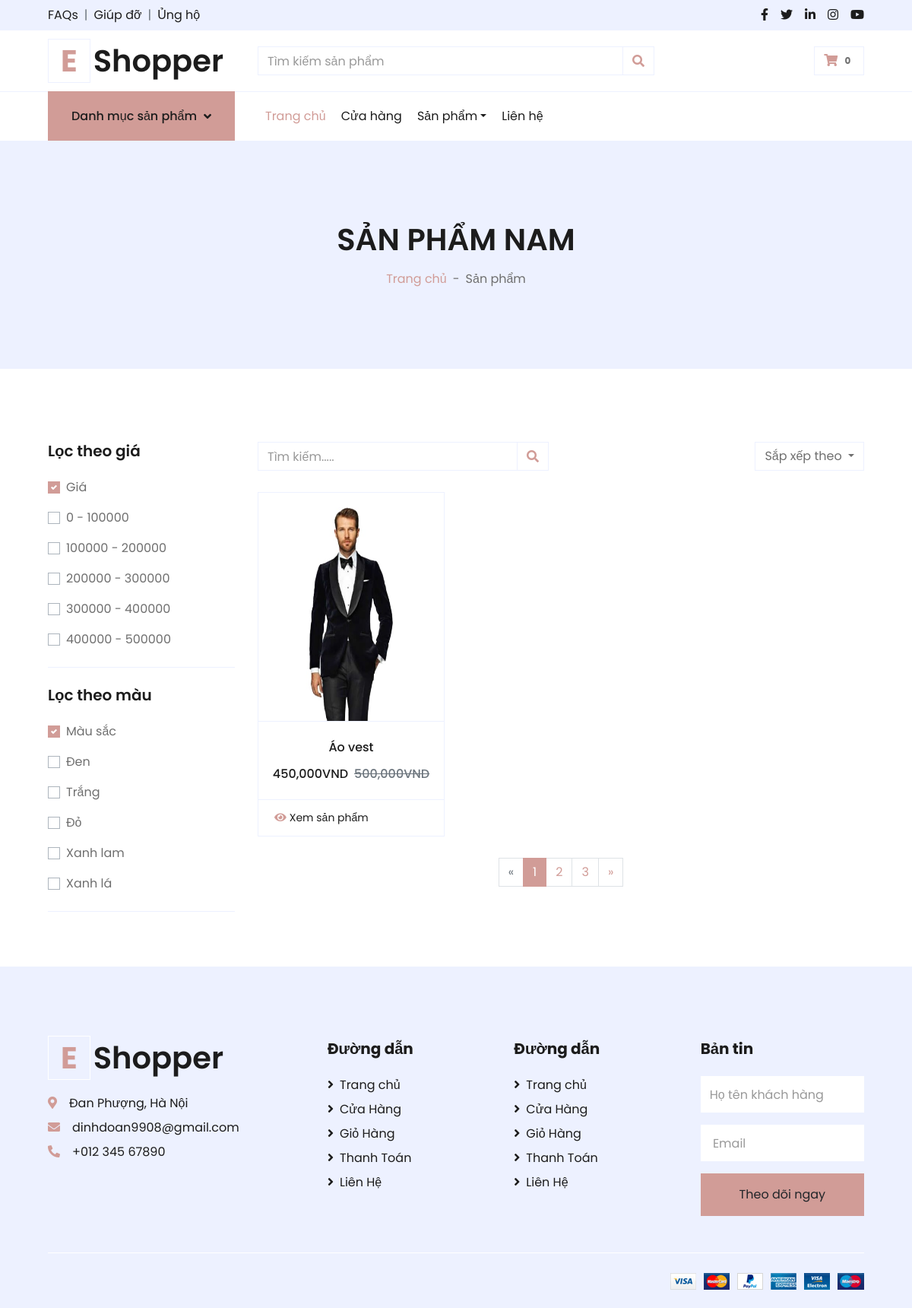
The app's page /eshopper-1.0.0/shopnam.php with its own data.
### tables this page shows
CREATE TABLE `tb_sanpham` (
  `ma_sp` int(11) NOT NULL,
  `ten_sp` varchar(50) NOT NULL,
  `danhmuc` varchar(50) NOT NULL,
  `gioitinh` varchar(50) NOT NULL,
  `mausac` varchar(50) NOT NULL,
  `giaban` varchar(50) NOT NULL,
  `giasale` varchar(50) NOT NULL,
  `mota` mediumtext NOT NULL,
  `img` varchar(250) NOT NULL
);

### eshopper-1.0.0/shopnam.php (the view, shortened to what this page needs)
<?php
  include('../connect/connect.php');
?>
<!DOCTYPE html>
<html lang="en">
<head>
    <link href="https://cdnjs.cloudflare.com/ajax/libs/font-awesome/5.10.0/css/all.min.css" rel="stylesheet">
    <link href="lib/owlcarousel/assets/owl.carousel.min.css" rel="stylesheet">
    <link href="css/style.css" rel="stylesheet">
</head>
<body>
    <div class="container-fluid">
        <div class="row bg-secondary py-2 px-xl-5">
            <div class="col-lg-6 d-none d-lg-block">
                <div class="d-inline-flex align-items-center">
                    <a class="text-dark" href="">FAQs</a>
                    <span class="text-muted px-2">|</span>
                    <a class="text-dark" href="">Giúp đỡ</a>
                    <span class="text-muted px-2">|</span>
                    <a class="text-dark" href="">Ủng hộ</a>
                </div>
            </div>
            <div class="col-lg-6 text-center text-lg-right">
                <div class="d-inline-flex align-items-center">
                    <a class="text-dark px-2" href="">
                        <i class="fab fa-facebook-f"></i>
                    </a>
                    <a class="text-dark px-2" href="">
                        <i class="fab fa-twitter"></i>
                    </a>
                    <a class="text-dark px-2" href="">
                        <i class="fab fa-linkedin-in"></i>
                    </a>
                    <a class="text-dark px-2" href="">
                        <i class="fab fa-instagram"></i>
                    </a>
                    <a class="text-dark pl-2" href="">
                        <i class="fab fa-youtube"></i>
                    </a>
                </div>
            </div>
        </div>
        <div class="row align-items-center py-3 px-xl-5">
            <div class="col-lg-3 d-none d-lg-block">
                <a href="" class="text-decoration-none">
                    <h1 class="m-0 display-5 font-weight-semi-bold"><span class="text-primary font-weight-bold border px-3 mr-1">E</span>Shopper</h1>
                </a>
            </div>
            <div class="col-lg-6 col-6 text-left">
                <form action="">
                    <div class="input-group">
                        <input type="text" class="form-control" placeholder="Tìm kiếm sản phẩm">
                        <div class="input-group-append">
                            <span class="input-group-text bg-transparent text-primary">
                                <i class="fa fa-search"></i>
                            </span>
                        </div>
                    </div>
                </form>
            </div>
            <div class="col-lg-3 col-6 text-right">
                <a href="" class="btn border">
                    <i class="fas fa-shopping-cart text-primary"></i>
                    <span class="badge">0</span>
                </a>
            </div>
        </div>
    </div>
    <?php
    include('../connect/navbar.php')
    ?>
    <div class="container-fluid bg-secondary mb-5">
        <div class="d-flex flex-column align-items-center justify-content-center" style="min-height: 300px">
            <h1 class="font-weight-semi-bold text-uppercase mb-3">Sản phẩm nam </h1>
            <div class="d-inline-flex">
                <p class="m-0"><a href="">Trang chủ</a></p>
                <p class="m-0 px-2">-</p>
                <p class="m-0">Sản phẩm </p>
            </div>
        </div>
    </div>
    <div class="container-fluid pt-5">
        <div class="row px-xl-5">
            <div class="col-lg-3 col-md-12">
                <div class="border-bottom mb-4 pb-4">
                    <h5 class="font-weight-semi-bold mb-4">
                        Lọc theo giá</h5>
                    <form>
                        <div class="custom-control custom-checkbox d-flex align-items-center justify-content-between mb-3">
                            <label class="custom-control-label" for="price-all">Giá</label>
                        </div>
                        <div class="custom-control custom-checkbox d-flex align-items-center justify-content-between mb-3">
                            <label class="custom-control-label" for="price-1">0 - 100000</label>
                        </div>
                        <div class="custom-control custom-checkbox d-flex align-items-center justify-content-between mb-3">
                            <label class="custom-control-label" for="price-2">100000 - 200000</label>
                        </div>
                        <div class="custom-control custom-checkbox d-flex align-items-center justify-content-between mb-3">
                            <label class="custom-control-label" for="price-3">200000 - 300000</label>
                        </div>
                        <div class="custom-control custom-checkbox d-flex align-items-center justify-content-between mb-3">
                            <label class="custom-control-label" for="price-4">300000 - 400000</label>
                        </div>
                        <div class="custom-control custom-checkbox d-flex align-items-center justify-content-between">
                            <label class="custom-control-label" for="price-5">400000 - 500000</label>
                        </div>
                    </form>
                </div>
                <div class="border-bottom mb-4 pb-4">
                    <h5 class="font-weight-semi-bold mb-4">Lọc theo màu</h5>
                    <form>
                        <div class="custom-control custom-checkbox d-flex align-items-center justify-content-between mb-3">
                            <label class="custom-control-label" for="price-all">Màu sắc</label>
                        </div>
                        <div class="custom-control custom-checkbox d-flex align-items-center justify-content-between mb-3">
                            <label class="custom-control-label" for="color-1">Đen</label>
                        </div>
                        <div class="custom-control custom-checkbox d-flex align-items-center justify-content-between mb-3">
                            <label class="custom-control-label" for="color-2">Trắng</label>
                        </div>
                        <div class="custom-control custom-checkbox d-flex align-items-center justify-content-between mb-3">
                            <label class="custom-control-label" for="color-3">Đỏ</label>
                        </div>
                        <div class="custom-control custom-checkbox d-flex align-items-center justify-content-between mb-3">
                            <label class="custom-control-label" for="color-4">Xanh lam</label>
                        </div>
                        <div class="custom-control custom-checkbox d-flex align-items-center justify-content-between">
                            <label class="custom-control-label" for="color-5">Xanh lá</label>
                        </div>
                    </form>
                </div>
            </div>
            <div class="col-lg-9 col-md-12">
                <div class="row pb-3">
                    <div class="col-12 pb-1">
                        <div class="d-flex align-items-center justify-content-between mb-4">
                            <form action="">
                                <div class="input-group">
                                    <input type="text" class="form-control" placeholder="Tìm kiếm.....">
                                    <div class="input-group-append">
                                        <span class="input-group-text bg-transparent text-primary">
                                            <i class="fa fa-search"></i>
                                        </span>
                                    </div>
                                </div>
                            </form>
                            <div class="dropdown ml-4">
                                <button class="btn border dropdown-toggle" type="button" id="triggerId" data-toggle="dropdown" aria-haspopup="true"
                                        aria-expanded="false">
Sắp xếp theo
                                        </button>
                            </div>
                        </div>
                    </div>
                    <?php
                    $sql = "SELECT * FROM tb_sanpham Where gioitinh='nam'   ";
                    $rel = mysqli_query($conn,$sql);
                    $count = mysqli_num_rows($rel);
                    if($count>0){
                        while($rows = mysqli_fetch_assoc($rel)){
                            $ten_sp = $rows['ten_sp'];
                            $ma_sp = $rows['ma_sp'];
                            $img  = $rows['img'];
                            $giaban = $rows['giaban'];
                            $giasale = $rows['giasale'];
                            ?>
                            <div class="col-lg-4 col-md-6 col-sm-12 pb-1">
                            <div class="card product-item border-0 mb-4">
                            <div class="card-header product-img position-relative overflow-hidden bg-transparent border p-0">
                            <?php
                                                  if($img =="")
                                                  {
                                                      echo " ";
                                                  }
                                                  else{
                                                      ?>
                                                       <img style="height: 300px;" class="img-fluid w-100" src="<?php echo SITE;?>IMG/<?php echo $img;?> ">
                                                      <?php
                                                  }
                                                ?>
                            </div>
                            <div class="card-body border-left border-right text-center p-0 pt-4 pb-3">
                                <h6 class="text-truncate mb-3"><?php echo $ten_sp;?></h6>
                                <div class="d-flex justify-content-center">
                                <h6><?php echo number_format(floatval($giasale), 0, ".", ",");?>VND</h6><h6 class="text-muted ml-2"><del><?php echo number_format(floatval($giaban), 0, ".", ",");?>VND</del></h6>
                                </div>
                            </div>
                            <div class="card-footer d-flex justify-content-between bg-light border">
                            <a href="<?php SITE;?>detail.php?ma_sp=<?php echo $ma_sp;?>" class="btn btn-sm text-dark p-0"><i class="fas fa-eye text-primary mr-1"></i>Xem sản phẩm</a>
                            </div>
                        </div>
                            </div>
                            <?php
                        }
                    }
                    ?>
                    <div class="col-12 pb-1">
                        <nav aria-label="Page navigation">
                          <ul class="pagination justify-content-center mb-3">
                            <li class="page-item disabled">
                              <a class="page-link" href="#" aria-label="Previous">
                                <span aria-hidden="true">&laquo;</span>
                              </a>
                            </li>
                            <li class="page-item active"><a class="page-link" href="#">1</a></li>
                            <li class="page-item"><a class="page-link" href="#">2</a></li>
                            <li class="page-item"><a class="page-link" href="#">3</a></li>
                            <li class="page-item">
                              <a class="page-link" href="#" aria-label="Next">
                                <span aria-hidden="true">&raquo;</span>
                              </a>
                            </li>
                          </ul>
                        </nav>
                    </div>
                </div>
            </div>
        </div>
    </div>
    <div class="container-fluid bg-secondary text-dark mt-5 pt-5">
        <div class="row px-xl-5 pt-5">
            <div class="col-lg-4 col-md-12 mb-5 pr-3 pr-xl-5">
                <a href="" class="text-decoration-none">
                    <h1 class="mb-4 display-5 font-weight-semi-bold"><span class="text-primary font-weight-bold border border-white px-3 mr-1">E</span>Shopper</h1>
                </a>
                <p class="mb-2"><i class="fa fa-map-marker-alt text-primary mr-3"></i>Đan Phượng, Hà Nội</p>
                <p class="mb-2"><i class="fa fa-envelope text-primary mr-3"></i>dinhdoan9908@gmail.com</p>
                <p class="mb-0"><i class="fa fa-phone-alt text-primary mr-3"></i>+012 345 67890</p>
            </div>
            <div class="col-lg-8 col-md-12">
                <div class="row">
                    <div class="col-md-4 mb-5">
                        <h5 class="font-weight-bold text-dark mb-4">Đường dẫn</h5>
                        <div class="d-flex flex-column justify-content-start">
                            <a class="text-dark mb-2" href="index.html"><i class="fa fa-angle-right mr-2"></i>Trang chủ</a>
                            <a class="text-dark mb-2" href="shop.html"><i class="fa fa-angle-right mr-2"></i>Cửa Hàng</a>
                            <a class="text-dark mb-2" href="cart.html"><i class="fa fa-angle-right mr-2"></i>Giỏ Hàng</a>
                            <a class="text-dark mb-2" href="checkout.html"><i class="fa fa-angle-right mr-2"></i>Thanh Toán</a>
                            <a class="text-dark" href="contact.html"><i class="fa fa-angle-right mr-2"></i>Liên Hệ</a>
                        </div>
                    </div>
                    <div class="col-md-4 mb-5">
                        <h5 class="font-weight-bold text-dark mb-4">Đường dẫn</h5>
                        <div class="d-flex flex-column justify-content-start">
                            <a class="text-dark mb-2" href="index.html"><i class="fa fa-angle-right mr-2"></i>Trang chủ</a>
                            <a class="text-dark mb-2" href="shop.html"><i class="fa fa-angle-right mr-2"></i>Cửa Hàng</a>
                            <a class="text-dark mb-2" href="cart.html"><i class="fa fa-angle-right mr-2"></i>Giỏ Hàng</a>
                            <a class="text-dark mb-2" href="checkout.html"><i class="fa fa-angle-right mr-2"></i>Thanh Toán</a>
                            <a class="text-dark" href="contact.html"><i class="fa fa-angle-right mr-2"></i>Liên Hệ</a>
                        </div>
                    </div>
                    <div class="col-md-4 mb-5">
                        <h5 class="font-weight-bold text-dark mb-4">Bản tin</h5>
                        <form action="">
                            <div class="form-group">
                                <input type="text" class="form-control border-0 py-4" placeholder="Họ tên khách hàng" required="required" />
                            </div>
                            <div class="form-group">
                                <input type="email" class="form-control border-0 py-4" placeholder=" Email"
                                    required="required" />
                            </div>
                            <div>
                                <button class="btn btn-primary btn-block border-0 py-3" type="submit">Theo dõi ngay</button>
                            </div>
                        </form>
                    </div>
                </div>
            </div>
        </div>
        <div class="row border-top border-light mx-xl-5 py-4">
            <div class="col-md-6 px-xl-0">
            </div>
            <div class="col-md-6 px-xl-0 text-center text-md-right">
                <img class="img-fluid" src="img/payments.png" alt="">
            </div>
        </div>
    </div>
</body>
</html>

### records on screen
tb_sanpham: img (picture), ten_sp "Áo vest", giasale "450,000", giaban "500,000"
